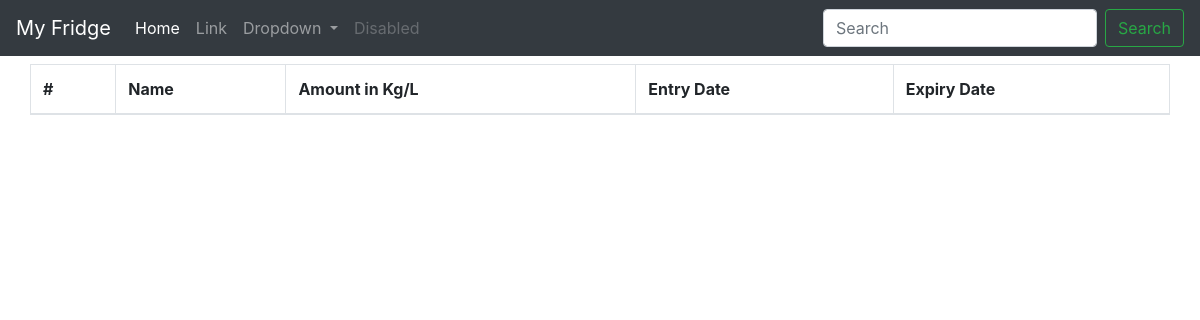
The page /food/ on the database as committed earlier.
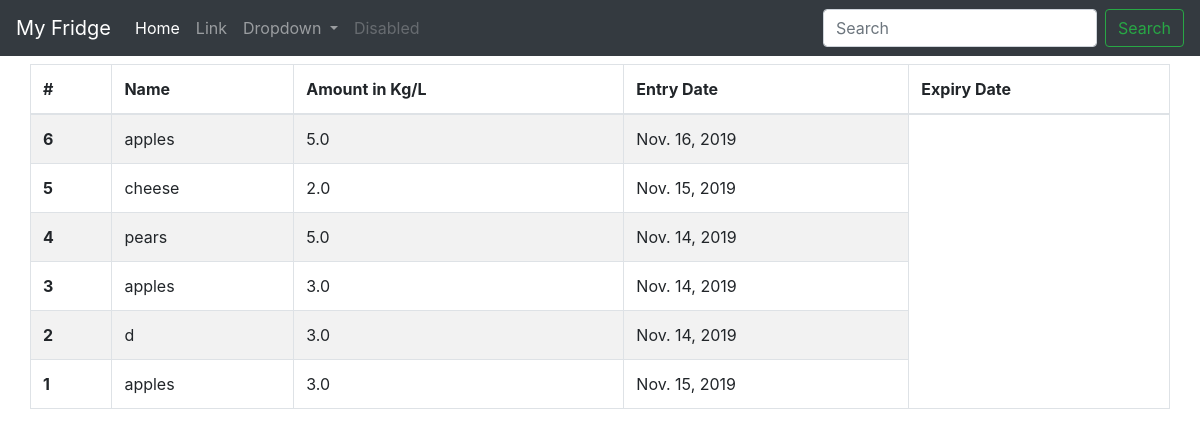
The same page on the database as committed later.
### food/models.py (models this page shows)
class Food(models.Model):
    product_id = models.AutoField(primary_key=True)
    food_name = models.CharField(max_length=500, default="")
    food_amount = models.CharField(max_length=500)
    date = models.DateField()
    def __str__(self):
        return self.food_name

### food/views.py (the view)
# urls.py: path("", views.index, name="FoodHome"),
def index(request):
    allFoods = updateSQL()
    params = {'allFoods' : allFoods}
    print(allFoods)
    return render(request, 'food/index.html', params)

### food/firebase.py (called while the page is built, shortened)
def updateSQL():
  config = {
    "apiKey": "AIzaSyDKQKHxU3YQQXwFsWFTdycplvnMuUnN4yc",
    "authDomain": "foodbuddy-1a5de.firebaseapp.com",
    "databaseURL": "https://foodbuddy-1a5de.firebaseio.com",
    "projectId": "foodbuddy-1a5de",
    "storageBucket": "foodbuddy-1a5de.appspot.com",
    "messagingSenderId": "337190624102",
    "appId": "1:337190624102:web:bd0a1a49c92cad5a1b46a7",
    "measurementId": "G-RYYWLY1VBY"
  }
  firebase = pyrebase.initialize_app(config)
  db = firebase.database()
  list = db.get().val()
  for food in list:
    print (food)
  allFoods = Food.objects.all()
  return allFoods

### food/templates/food/index.html (shortened to what this page needs)
{% extends 'food/basic.html' %}
{% block body %}
{% load static %}
        <div class="container">
            <div class="row mt-2">
                <table id="example" class="table table-striped table-bordered pt-12" style="width:100%">
                    <thead>
                        <tr>
                          <th scope="col">#</th>
                          <th scope="col">Name</th>
                          <th scope="col">Amount in Kg/L</th>
                          <th scope="col">Entry Date</th>
                            <th scope="col">Expiry Date</th>
                        </tr>
                    </thead>
                    <tbody>
                       {% for food in allFoods reversed %}
                        <tr>
                          <th scope="row">{{food.product_id}}</th>
                          <td>{{food.food_name}}</td>
                          <td>{{food.food_amount}}</td>
                          <td>{{food.date}}</td>
                        </tr>
                         {% endfor %}
                    </tbody>
                </table>
            </div>
        </div>
{% endblock %}
{% block scripts%}
<link href="https://cdnjs.cloudflare.com/ajax/libs/twitter-bootstrap/4.0.0/css/bootstrap.css" rel="stylesheet">
<link href="https://cdn.datatables.net/1.10.16/css/dataTables.bootstrap4.min.css" rel="stylesheet">
{% endblock %}

Rows that differ between the two databases and show on the page:
added Food: product_id "6", food_name "apples", food_amount "5.0", date "Nov. 16, 2019"
added Food: product_id "5", food_name "cheese", food_amount "2.0", date "Nov. 15, 2019"
added Food: product_id "4", food_name "pears", food_amount "5.0", date "Nov. 14, 2019"
added Food: product_id "3", food_name "apples", food_amount "3.0", date "Nov. 14, 2019"
added Food: product_id "2", food_name "d", food_amount "3.0", date "Nov. 14, 2019"
added Food: product_id "1", food_name "apples", food_amount "3.0", date "Nov. 15, 2019"
